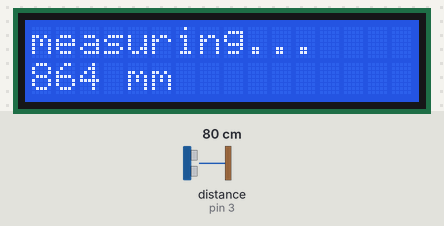
The sketch below on a simulated Arduino Uno, built with avr-gcc and run on an emulated ATmega328P. Parts: 16×2 character LCD. Wiring (inferred from the names in the program): ultrasonic range finder: trigger pin 4; echo pin 3. Inputs (shaded band) come from the test bench; at power-on: distance to the obstacle (sensor on pin 3) 80 cm. The echo pulse lasts 58.3 µs per cm.

Above: at 1.2 s.
1.3 s: distance to the obstacle (sensor on pin 3) set to 2 cm
At 2.6 s:
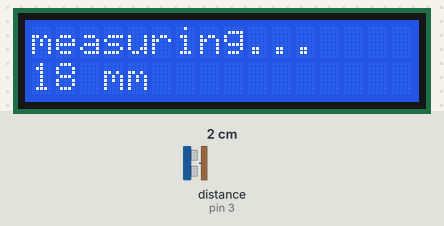
5.4 s: distance to the obstacle (sensor on pin 3) set to 4 cm
At 6.4 s:
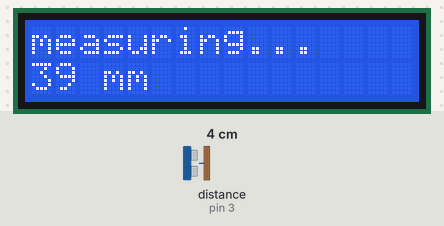
8.6 s: distance to the obstacle (sensor on pin 3) set to 9 cm
At 9.9 s:
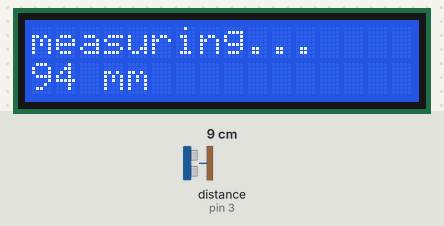
Timing chart, 0 to 11.6 s (numbered marks = the images above; inputs shaded):
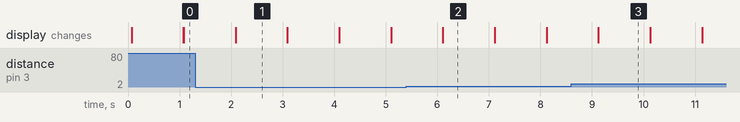

The sketch:

RangeFinder.ino
```cpp
/*

  RangeFinder
  Measure distance with HC-SR04 and print to LCD output.

  For info and circuit diagrams see https://github.com/tardate/LittleArduinoProjects/tree/main/playground/RangeFinder

 */

#include <LiquidCrystal.h>

const int trigger_pin = 4;
const int echo_pin = 3;

LiquidCrystal lcd(6, 7, 9, 10, 11, 12); // set pins for LCD

//
// Define the distance in mm per microsecond
// Test distance = (high level time×velocity of sound (340M/S) / 2,
// Theoretically:
//       340.29 m / s = 0.34029 mm/us
// Divided by two (for the round trip) = 0.170145
//
// #define MM_PER_MICROSEC 0.170145
//
// In practice, the calibrated constant for my test scenario works out to around 0.186:
//
#define MM_PER_MICROSEC  0.186

void setup() {
  pinMode(trigger_pin, OUTPUT);         // enable HC-SR04 trigger pin
  pinMode(echo_pin, INPUT);             // enable HC-SR04 echo pin

  lcd.begin(16, 2);                     // setup the LCD's number of columns and rows
}

void loop() {
  takeRangeMeasurement();
  delay(1000);
}

void takeRangeMeasurement() {
  long range = 0;
  setMeasuring();
  range = rangeTime() * MM_PER_MICROSEC;
  lcd.setCursor(0, 1);
  lcd.print(range);
  lcd.print(" mm");
}

// Command: trigger range measurement, returns high level time un microseconds
long rangeTime() {
  // send trigger signal
  digitalWrite(trigger_pin, LOW);
  delayMicroseconds(2);
  digitalWrite(trigger_pin, HIGH);
  delayMicroseconds(10);
  digitalWrite(trigger_pin, LOW);
  // read echo response
  return pulseIn(echo_pin,HIGH);
}

void setMeasuring() {
  lcd.clear();
  lcd.print("measuring...");
}
```

Measured:
- after the input at 1.3 s, the display: first differs from a run without the input after 0.79 s (image 1)
- after the input at 5.4 s, the display: first differs from a run without the input after 0.71 s (image 2)
- after the input at 8.6 s, the display: first differs from a run without the input after 0.53 s (image 3)
- what the display in image 1 shows lasts 1.0 s, from 2.1 s to 3.1 s
